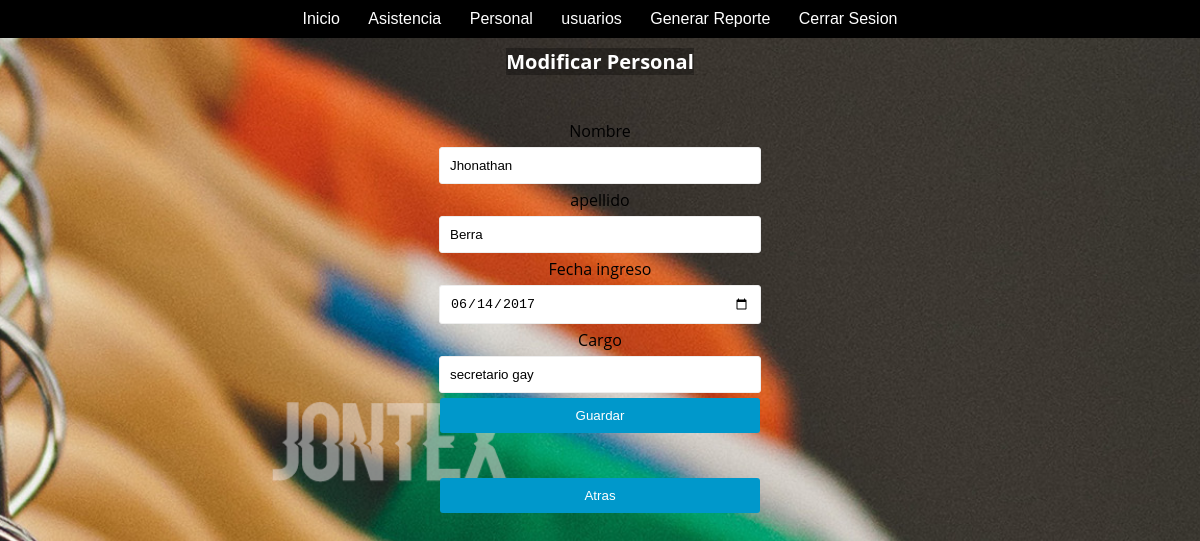
Page /Personal/ActualizarPersonal.php?Cedula=v-25852952 (signed in) on the committed database.
### tables this page shows
CREATE TABLE `empleado` (
  `Cedula` varchar(255) NOT NULL,
  `Nombre` varchar(255) NOT NULL,
  `Apellido` varchar(255) NOT NULL,
  `Cargo` varchar(255) NOT NULL,
  `FechaIngreso` date NOT NULL
);

### Personal/ActualizarPersonal.php (the view, shortened to what this page needs)
<?php
$consulta=ConsultarProducto($_GET['Cedula']);
  function ConsultarProducto($Cedula_empleado)
  {
    $host_db = "localhost";
    $user_db = "root";
    $pass_db = "";
    $db_name = "control";
    $conexion = new mysqli($host_db, $user_db, $pass_db, $db_name);
    $buscarUsuario="SELECT * FROM empleado WHERE Cedula='".$Cedula_empleado."' ";
    $result = $conexion->query($buscarUsuario);
    $filas=mysqli_fetch_array($result);
    return [
      $filas['Nombre'],
      $filas['Apellido'],
      $filas['Cargo'],
      $filas['FechaIngreso']
    ];
  }
?>
<div>
                 <div>
                    <h1 style='color:white; background-color:rgba(0,0,0,0.3);'>Modificar Personal</h1>
                </div>
                    <form  method="post" action="../Conexiones/ActualizarEmpleado.php">
                        <div class="Formulario">
                            <div class="input-group">
                            <label for="Nombre">Nombre <input type="text" name="Nombre" class="form-control" id="nombre" placeholder="Nombre del empleado" value="<?php echo $consulta[0] ?>" ></label>
                            <label for="Apellido">apellido <input type="text" name="Apellido" class="form-control" id="apellido" placeholder="Apellido del empleado" value="<?php echo $consulta[1] ?>" ></label>
                            <label for="FechaIngreso">Fecha ingreso <input type="date" name="FechaIngreso" class="form-control" id="fecha" placeholder="01/01/2000" value="<?php echo $consulta[3] ?>" ></label>
                            <label for="Cargo">Cargo <input type="text" name="Cargo" class="form-control" id="cargo" placeholder="Cargo" value="<?php echo $consulta[2] ?>" ></label>
                            <div class="input-group-append">
                            <button class="btn btn-primary" type="submit">Guardar</button>
                                </div>
                            </div>
                        </div>
                    </form>
                    <a href="MostrarConsulta.php"><button class="btn"> Atras </button></a>
</div>

### css/estilos.css (style rules this page uses)
* { margin:0px; padding:0px; background-size: cover; }
body { font-family: 'Roboto', sans-serif; text-align: center; font-family: 'Open Sans', sans-serif; font-size: 1em; overflow: hidden; background-size: cover; background-image: url(../images/jontex.png); background-position: center center; background-repeat: no-repeat; background-attachment: fixed; background-color: #66999; }
.Formulario { display: inline-block; padding: 25px; margin: 10px; }
h1 { margin: 10px; display: inline-block; color: white; font-size: 20px; text-align: left; }
.header { margin:auto; font-family:Arial, Helvetica, sans-serif; background: black; }
ul, ol { list-style:none; }
.nav > li { object-position: right; display: inline-block; }
.nav li a { background-color:#000; color:#fff; text-decoration:none; padding:10px 12px; display:block; }
.btn { padding: 10px; color: #fff; background: #0098cb; width: 320px; margin: 10px auto; margin-top: 0; border: 0; border-radius: 3px; cursor: pointer; }
input[type="text"], input[type="password"],input[type="email"],input[type="date"] { outline: none; padding: 10px; display: block; width: 300px; border-radius: 3px; border: 1px solid #eee; margin: 5px auto; }

### rows in the picture
empleado: Nombre "Jhonathan", Apellido "Berra", FechaIngreso "06/14/2017", Cargo "secretario gay"
